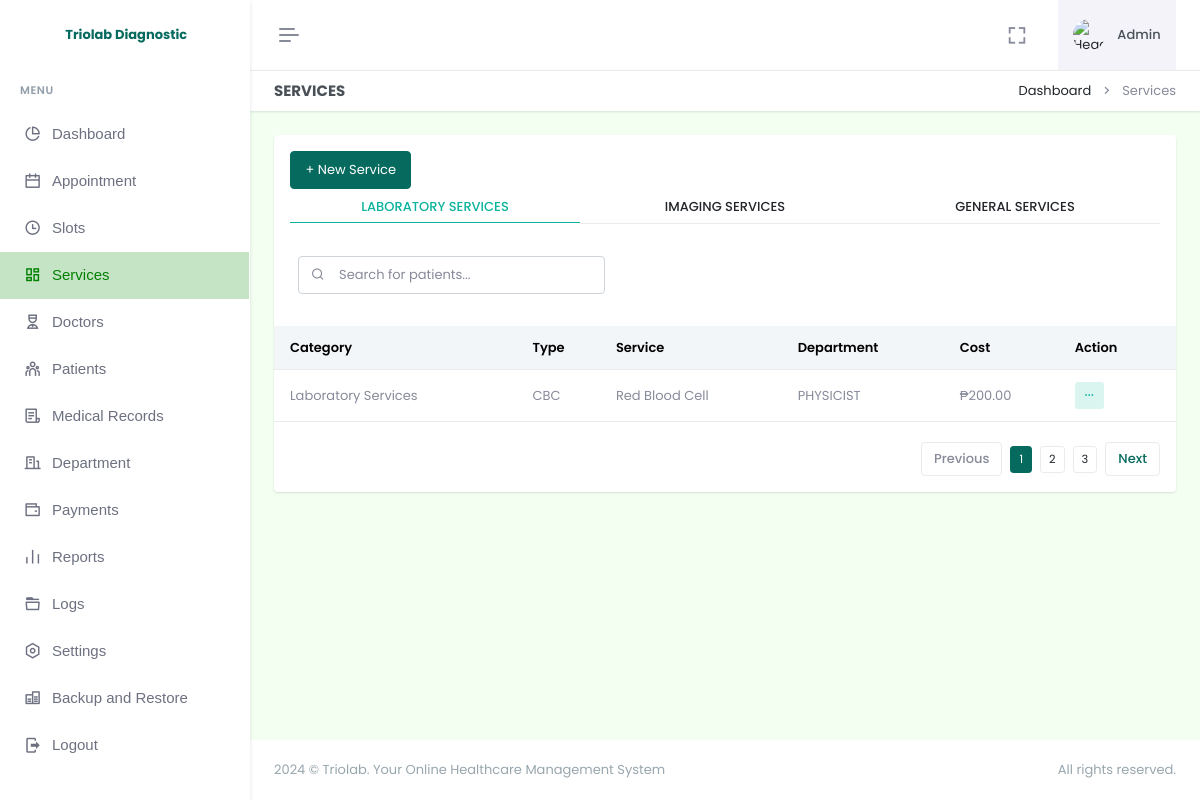
The page /admin/services.php (signed in) on the database its author committed.
### tables this page shows
CREATE TABLE `services` (
  `id` int(11) NOT NULL AUTO_INCREMENT,
  `category` varchar(255) NOT NULL,
  `type` varchar(255) NOT NULL,
  `service` varchar(255) NOT NULL,
  `department_id` int(255) NOT NULL,
  `cost` varchar(255) NOT NULL,
  `date_added` timestamp NOT NULL DEFAULT current_timestamp(),
  `is_archive` tinyint(4) NOT NULL DEFAULT 0,
  PRIMARY KEY (`id`)
);

CREATE TABLE `departments` (
  `id` int(255) NOT NULL AUTO_INCREMENT,
  `name` varchar(255) NOT NULL,
  `date_added` date NOT NULL DEFAULT current_timestamp(),
  `is_archive` tinyint(4) NOT NULL DEFAULT 0,
  PRIMARY KEY (`id`)
);

### admin/services.php (the view, shortened to what this page needs)
<!doctype html>
<html lang="en" data-layout="vertical" data-topbar="light" data-sidebar="light" data-sidebar-size="lg" data-sidebar-image="none" data-preloader="disable" data-theme="default" data-theme-colors="green">
<head>
    <link rel="stylesheet" href="https://cdn.jsdelivr.net/npm/flatpickr/dist/flatpickr.min.css">
    <link href="assets/css/bootstrap.min.css" rel="stylesheet" type="text/css" />
    <link href="assets/css/icons.min.css" rel="stylesheet" type="text/css" />
    <link href="assets/css/app.min.css" rel="stylesheet" type="text/css" />
    <link href="assets/css/custom.min.css" rel="stylesheet" type="text/css" />
    <link rel="stylesheet" href="assets/css/sweetalert.css">
</head>
<body style="background-color: #F2FFF1">
    <div id="layout-wrapper">
        <?php require "header.php"; ?>
        <?php require "sidebar.php" ?>
        <div class="main-content">
            <div class="page-content">
                <div class="container-fluid">
                    <div class="row">
                        <div class="col-12">
                            <div class="page-title-box d-sm-flex align-items-center justify-content-between bg-galaxy-transparent">
                                <h4 class="mb-sm-0">Services</h4>
                                <div class="page-title-right">
                                    <ol class="breadcrumb m-0">
                                        <li class="breadcrumb-item"><a href="index.php">Dashboard</a></li>
                                        <li class="breadcrumb-item active">Services</li>
                                    </ol>
                                </div>
                            </div>
                        </div>
                    </div>
                    <div class="row">
                        <div class="col-12">
                            <div class="card">
                                <div class="card-body">
                                    <button type="button" class="btn btn-primary" data-bs-toggle="modal" data-bs-target="#addService">+ New Service</button>
                                    <ul class="nav nav-tabs nav-tabs-custom nav-success nav-justified mb-3" role="tablist">
                                        <li class="nav-item">
                                            <a class="nav-link active" data-bs-toggle="tab" href="#laboratory" role="tab">
                                                LABORATORY SERVICES
                                            </a>
                                        </li>
                                        <li class="nav-item">
                                            <a class="nav-link" data-bs-toggle="tab" href="#imaging" role="tab">
                                                IMAGING SERVICES
                                            </a>
                                        </li>
                                        <li class="nav-item">
                                            <a class="nav-link" data-bs-toggle="tab" href="#general" role="tab">
                                                GENERAL SERVICES
                                            </a>
                                        </li>
                                    </ul>
                                    <div class="tab-content text-muted">
                                        <div class="tab-pane active" id="laboratory" role="tabpanel">
                                            <div class="d-flex align-items-center gap-3">
                                                <div class="d-flex justify-content-sm-start">
                                                    <div class="search-box ms-2 mt-3 mb-3">
                                                        <input type="text" id="searchInput" class="form-control" placeholder="Search for patients..." onkeyup="searchTable()">
                                                        <i class="ri-search-line search-icon"></i>
                                                    </div>
                                                </div>
                                            </div>
                                            <div class="listjs-table" id="customerList">
                                                <div class="table-responsive table-card mt-3 mb-1">
                                                    <table class="table align-middle table-nowrap" id="customerTable">
                                                        <thead class="table-light">
                                                            <tr>
                                                                <th>Category</th>
                                                                <th>Type</th>
                                                                <th>Service</th>
                                                                <th>Department</th>
                                                                <th>Cost</th>
                                                                <th>Action</th>
                                                            </tr>
                                                        </thead>
                                                        <tbody class="list">
                                                            <?php
                                                            $selectlaboratory = $pdo->query("
    SELECT s.*, d.name AS department_name
    FROM services s
    LEFT JOIN departments d ON s.department_id = d.id
    WHERE s.category = 'Laboratory Services' AND s.is_archive = 0
    ORDER BY s.service ASC
");
                                                            if ($selectlaboratory->rowCount() > 0) {
                                                                while ($row = $selectlaboratory->fetch(PDO::FETCH_ASSOC)) {
                                                            ?>
                                                                    <tr>
                                                                        <td><?= $row['category']; ?></td>
                                                                        <td><?= $row['type']; ?></td>
                                                                        <td><?= $row['service']; ?></td>
                                                                        <td><?= htmlspecialchars($row['department_name'] ?? 'N/A'); ?></td>
                                                                        <td>₱<?= number_format($row['cost'], 2); ?></td>
                                                                        <td>
                                                                            <div class="dropdown d-inline-block">
                                                                                <button class="btn btn-soft-success btn-sm dropdown" type="button" data-bs-toggle="dropdown" aria-expanded="false">
                                                                                    <i class="ri-more-fill align-middle"></i>
                                                                                </button>
                                                                            </div>
                                                                        </td>
                                                                    </tr>
                                                                <?php
                                                                }
                                                            }
                                                            ?>
                                                        </tbody>
                                                    </table>
                                                </div>
                                                <div class="d-flex justify-content-end">
                                                    <div class="pagination-wrap hstack gap-2" style="display: flex;">
                                                        <a class="page-item pagination-prev disabled" href="javascript:void(0);">
                                                            Previous
                                                        </a>
                                                        <ul class="pagination listjs-pagination mb-0">
                                                            <li clas="active"><a class="btn btn-primary btn-sm" href="#">1</a></li>
                                                            <li clas=""><a class="btn btn-sm" style="border: 1px solid #e9ebec;" href="#">2</a></li>
                                                            <li clas=""><a class="btn btn-sm" style="border: 1px solid #e9ebec;" href="#">3</a></li>
                                                        </ul>
                                                        <a class="page-item pagination-next" href="javascript:void(0);">
                                                            Next
                                                        </a>
                                                    </div>
                                                </div>
                                            </div>
                                        </div>
                                    </div>
                                </div>
                            </div>
                        </div>
                    </div>
                </div>
            </div>
            <?php require "footer.php"; ?>
        </div>
    </div>
</body>
</html>

### rows shown on the page
services: category "Laboratory Services", type "CBC", service "Red Blood Cell", department.name "PHYSICIST", cost "200.00"
